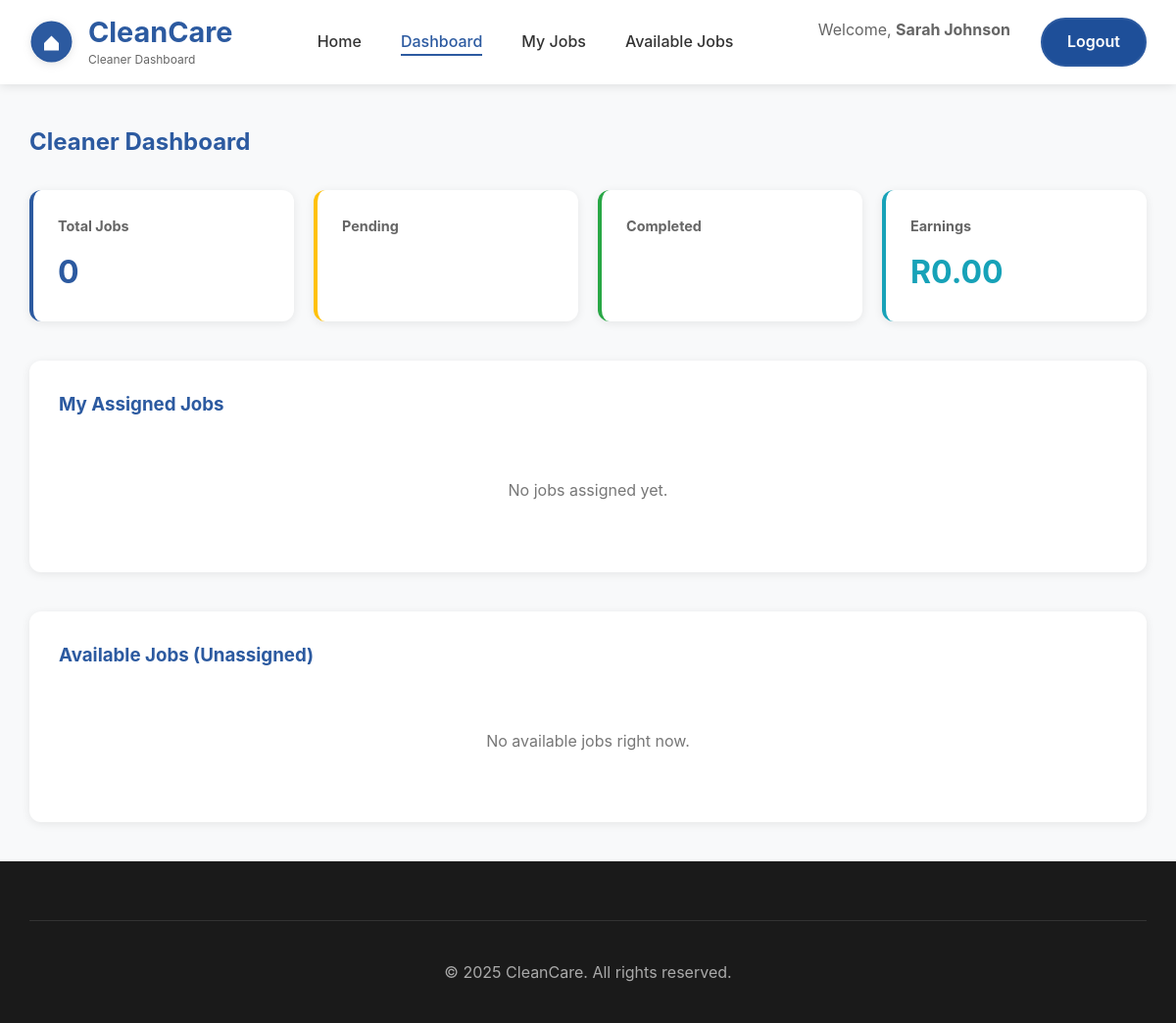
Before: /dashboards/cleaner.php (signed in) with the older database file.
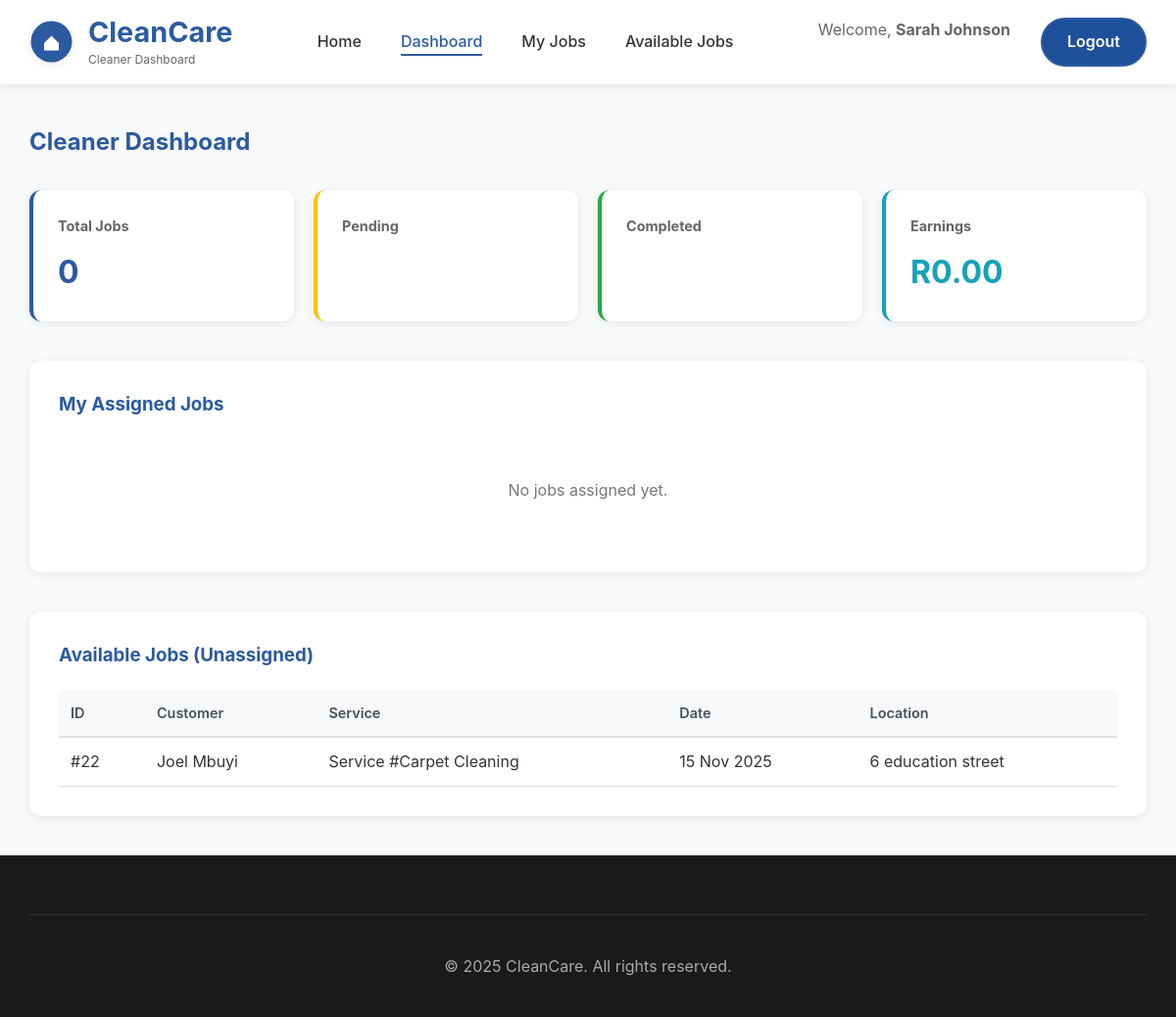
After: the same page with the newer database file.
### tables this page shows
CREATE TABLE `bookings` (
  `id` int(11) NOT NULL,
  `customer_id` int(11) NOT NULL,
  `cleaner_id` int(11) DEFAULT NULL,
  `service_id` varchar(255) NOT NULL,
  `price` decimal(10,2) NOT NULL,
  `date_booked` date NOT NULL,
  `location` varchar(255) NOT NULL,
  `completed` tinyint(1) DEFAULT 0,
  `booking_date` date NOT NULL,
  `customer` varchar(100) NOT NULL,
  `cleaner` varchar(100) NOT NULL,
  `inventory_log` tinyint(1) DEFAULT 0,
  `inventory_deducted` tinyint(1) DEFAULT 0,
  `status` enum('pending','assigned','in_progress','completed','cancelled') DEFAULT 'pending',
  `payment_status` enum('unpaid','paid','refunded','partial_refund') DEFAULT 'unpaid',
  `cancelled_at` datetime DEFAULT NULL,
  `cancellation_reason` text DEFAULT NULL,
  `completed_by_cleaner_at` datetime DEFAULT NULL,
  `completed_by_admin_at` datetime DEFAULT NULL,
  `review` text DEFAULT NULL,
  `rating` int(11) DEFAULT NULL
);

CREATE TABLE `customers` (
  `id` int(11) NOT NULL,
  `name` varchar(100) NOT NULL,
  `email` varchar(100) DEFAULT NULL,
  `phone` varchar(20) DEFAULT NULL,
  `address` text DEFAULT NULL
);

### dashboards/cleaner.php (the view, shortened to what the changed rows need)
<?php
require_once '../backend/db_config.php';
require_once '../backend/functions.php';
try {
    $stmt = $pdo->query("SELECT b.*, c.name as customer_name, c.address as customer_address
                         FROM bookings b
                         LEFT JOIN customers c ON b.customer_id = c.id
                         WHERE b.cleaner_id IS NULL AND (b.status = 'pending' OR b.status IS NULL) AND b.completed = 0
                         ORDER BY b.booking_date DESC");
    $available_jobs = $stmt->fetchAll(PDO::FETCH_ASSOC);
    $service_names = [
        1 => 'Regular Cleaning',
        2 => 'Deep Cleaning',
        3 => 'Move In/Out Cleaning',
        4 => 'Office Cleaning',
        5 => 'Carpet Cleaning',
        6 => 'Window Cleaning'
    ];
} catch (PDOException $e) {
    error_log("Cleaner dashboard error: " . $e->getMessage());
    $bookings = [];
    $available_jobs = [];
    $cleaner_notifications = [];
    $stats = ['total' => 0, 'pending' => 0, 'completed' => 0, 'total_earnings' => 0];
}
?>
<!DOCTYPE html>
<html lang="en">
<head>
    <link rel="stylesheet" href="../frontend/css/style.css">
    <link rel="stylesheet" href="../frontend/css/dashboard.css">
</head>
<body>
    <nav class="navbar">
        <div class="nav-container">
            <div class="logo">
                <div class="logo-container">
                    <div class="logo-text">
                        <h1>CleanCare</h1>
                    </div>
                </div>
            </div>
        </div>
    </nav>
    <section style="padding: 40px 0; background: #f8f9fa; min-height: calc(100vh - 80px);">
        <div class="container">
            <h2 style="color: #2c5aa0; margin-bottom: 30px;">Cleaner Dashboard</h2>
            <div id="available" style="background:white;padding:30px;border-radius:12px;box-shadow:0 2px 10px rgba(0,0,0,0.08);">
                <h3 style="color:#2c5aa0;margin-bottom:20px;">Available Jobs (Unassigned)</h3>
                <?php if (empty($available_jobs)): ?>
                    <p style="text-align:center;color:#777; padding: 40px;">No available jobs right now.</p>
                <?php else: ?>
                    <div style="overflow-x: auto;">
                        <table style="width:100%;border-collapse:collapse;">
                            <thead>
                                <tr style="background: #f8f9fa; border-bottom: 2px solid #dee2e6;">
                                    <th style="padding: 12px; text-align: left;">ID</th>
                                    <th style="padding: 12px; text-align: left;">Customer</th>
                                    <th style="padding: 12px; text-align: left;">Service</th>
                                    <th style="padding: 12px; text-align: left;">Date</th>
                                    <th style="padding: 12px; text-align: left;">Location</th>
                                </tr>
                            </thead>
                            <tbody>
                            <?php foreach($available_jobs as $job):
                                $service_name = $service_names[$job['service_id']] ?? "Service #{$job['service_id']}";
                            ?>
                                <tr style="border-bottom:1px solid #ddd;">
                                    <td style="padding: 12px;">#<?= $job['id'] ?></td>
                                    <td style="padding: 12px;"><?= htmlspecialchars($job['customer_name']) ?></td>
                                    <td style="padding: 12px;"><?= htmlspecialchars($service_name) ?></td>
                                    <td style="padding: 12px;"><?= date('d M Y', strtotime($job['booking_date'])) ?></td>
                                    <td style="padding: 12px;"><?= htmlspecialchars($job['location']) ?></td>
                                </tr>
                            <?php endforeach; ?>
                            </tbody>
                        </table>
                    </div>
                <?php endif; ?>
            </div>
        </div>
    </section>
</body>
</html>

Changed rows visible on the page:
added bookings: id "22", customer.name "Joel Mbuyi", service "Service #Carpet Cleaning", booking_date "15 Nov 2025", location "6 education street"
Other visible differences:
text no longer shown: "No available jobs right now."
text now shown: "ID Customer Service Date Location"
